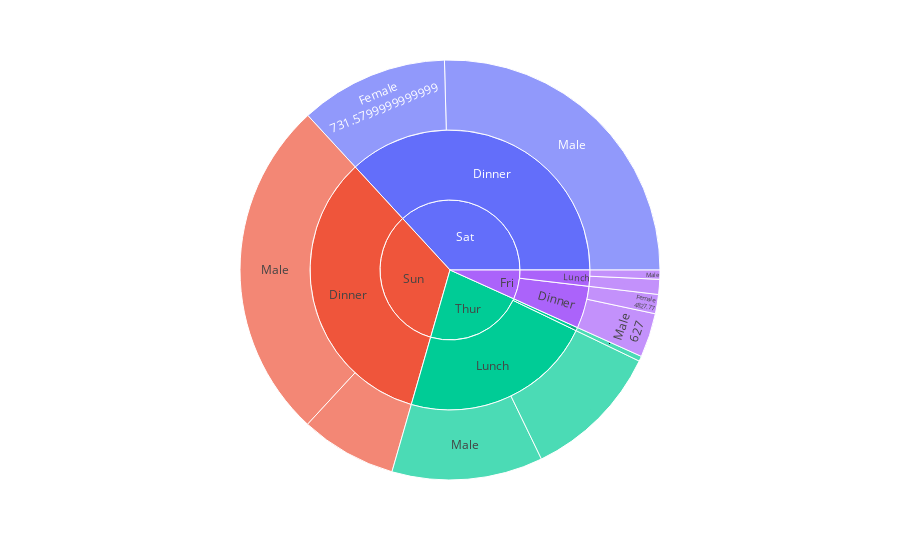

Write notebook code for a chart like this one.
### Code cell
import pandas as pd

import plotly.express as px
df = px.data.tips()
fig = px.sunburst(df, path=['day', 'time', 'sex'], values='total_bill')
fig.update_traces(text=df.sum())
fig.show()

### Figure 1 — Plotly figure (JSON) as saved in the notebook; plotly's stock layout.template omitted (floating-point values rounded to 4 significant figures)
{"data": [{"branchvalues": "total", "domain": {"x": [0, 1], "y": [0, 1]}, "hovertemplate": "labels=%{label}<br>total_bill=%{value}<br>parent=%{parent}<br>id=%{id}<extra></extra>", "ids": ["Fri/Dinner/Female", "Sat/Dinner/Female", "Sun/Dinner/Female", "Thur/Dinner/Female", "Fri/Lunch/Female", "Thur/Lunch/Female", "Fri/Dinner/Male", "Sat/Dinner/Male", "Sun/Dinner/Male", "Fri/Lunch/Male", "Thur/Lunch/Male", "Fri/Dinner", "Sat/Dinner", "Sun/Dinner", "Thur/Dinner", "Fri/Lunch", "Thur/Lunch", "Fri", "Sat", "Sun", "Thur"], "labels": ["Female", "Female", "Female", "Female", "Female", "Female", "Male", "Male", "Male", "Male", "Male", "Dinner", "Dinner", "Dinner", "Dinner", "Lunch", "Lunch", "Fri", "Sat", "Sun", "Thur"], "name": "", "parents": ["Fri/Dinner", "Sat/Dinner", "Sun/Dinner", "Thur/Dinner", "Fri/Lunch", "Thur/Lunch", "Fri/Dinner", "Sat/Dinner", "Sun/Dinner", "Fri/Lunch", "Thur/Lunch", "Fri", "Sat", "Sun", "Thur", "Fri", "Thur", "", "", "", ""], "text": [4828.0, 731.6, "FemaleMaleMaleMaleFemaleMaleMaleMaleMaleMaleMaleFemaleMaleMaleFemaleMaleFemaleMaleFemaleMaleMaleFemaleFemaleMaleMaleMaleMaleMaleMaleFemaleMaleMaleFemaleFemaleMaleMaleMaleFemaleMaleMaleMaleMaleMaleMaleMaleMaleMaleMaleMaleMaleMaleFemaleFemaleMaleMaleMaleMaleFemaleMaleMaleMaleMaleMaleMaleMaleMaleFemaleFemaleMaleMaleMaleFemaleFemaleFemaleFemaleMaleMaleMaleMaleMaleMaleMaleFemaleMaleMaleFemaleMaleMaleMaleMaleMaleMaleFemaleFemaleFemaleMaleMaleMaleMaleMaleFemaleFemaleFemaleFemaleFemaleMaleMaleMaleMaleFemaleMaleFemaleMaleMaleFemaleFemaleMaleFemaleFemaleFemaleMaleFemaleMaleMaleFemaleFemaleMaleFemaleFemaleMaleMaleFemaleFemaleFemaleFemaleFemaleFemaleFemaleMaleFemaleFemaleMaleMaleFemaleFemaleFemaleFemaleFemaleMaleMaleMaleMaleMaleMaleMaleFemaleMaleFemaleFemaleMaleMaleMaleFemaleMaleFemaleMaleMaleMaleFemaleFemaleMaleMaleMaleMaleMaleMaleMaleMaleFemaleMaleMaleMaleMaleMaleMaleMaleFemaleMaleFemaleMaleMaleFemaleMaleMaleMaleMaleMaleFemaleFemaleMaleMaleFemaleFemaleFemaleMaleFemaleMaleMaleMaleFemaleMaleMaleMaleFemaleFemaleFemaleMaleMaleMaleFemaleMaleFemaleMaleFemaleMaleFemaleFemaleMaleMaleFemaleMaleMaleMaleMaleMaleMaleMaleMaleFemaleMaleFemaleMaleMaleFemale", "NoNoNoNoNoNoNoNoNoNoNoNoNoNoNoNoNoNoNoNoNoNoNoNoNoNoNoNoNoNoNoNoNoNoNoNoNoNoNoNoNoNoNoNoNoNoNoNoNoNoNoNoNoNoNoNoYesNoYesNoYesYesYesYesNoNoNoYesNoYesNoNoYesYesNoNoYesNoNoNoYesNoNoYesNoNoNoNoNoNoYesNoYesYesNoYesYesYesYesNoYesYesYesYesNoYesYesYesNoYesNoNoNoNoNoNoNoNoNoNoNoNoNoNoNoNoNoNoNoNoNoNoNoNoNoNoNoNoYesNoNoNoNoNoNoNoNoNoNoNoNoNoNoNoNoNoNoNoNoNoNoNoNoNoYesNoNoNoYesYesYesYesYesYesYesYesYesYesYesYesYesYesYesYesYesNoYesYesYesYesYesYesYesYesYesNoYesYesYesYesYesYesYesYesYesYesYesYesYesYesYesYesNoYesYesYesYesYesYesYesYesYesYesNoYesYesYesNoNoYesYesYesNoNoYesNoYesYesNoNoYesYesNoNo", "SunSunSunSunSunSunSunSunSunSunSunSunSunSunSunSunSunSunSunSatSatSatSatSatSatSatSatSatSatSatSatSatSatSatSatSatSatSatSatSatSatSunSunSunSunSunSunSunSunSunSunSunSunSunSunSunSatSatSatSatSatSatSatSatSatSatSatSatSatSatSatSatSatSatSatSatSatThurThurThurThurThurThurThurThurThurThurThurThurThurFriFriFriFriFriFriFriFriFriFriFriFriSatSatSatSatSatSatSatSatSatSatSunSunSunSunSunThurThurThurThurThurThurThurThurThurThurThurThurThurThurThurThurThurThurThurThurThurThurThurThurThurThurThurThurThurThurThurThurThurSunSunSunSunSunSunSunSunSunSunSunSunSunSunSunSunSunSunSatSatSatSatSunSunSunSunSunSunSunSunSunSunSunSunSunSunSunSunSunSunSunThurThurThurThurThurThurThurThurThurThurThurThurThurThurThurSatSatSatSatSatSatSatSatSatSatSatSatSatSatFriFriFriFriFriFriFriSatSatSatSatSatSatSatSatSatSatSatSatSatSatSatSatThur", "DinnerDinnerDinnerDinnerDinnerDinnerDinnerDinnerDinnerDinnerDinnerDinnerDinnerDinnerDinnerDinnerDinnerDinnerDinnerDinnerDinnerDinnerDinnerDinnerDinnerDinnerDinnerDinnerDinnerDinnerDinnerDinnerDinnerDinnerDinnerDinnerDinnerDinnerDinnerDinnerDinnerDinnerDinnerDinnerDinnerDinnerDinnerDinnerDinnerDinnerDinnerDinnerDinnerDinnerDinnerDinnerDinnerDinnerDinnerDinnerDinnerDinnerDinnerDinnerDinnerDinnerDinnerDinnerDinnerDinnerDinnerDinnerDinnerDinnerDinnerDinnerDinnerLunchLunchLunchLunchLunchLunchLunchLunchLunchLunchLunchLunchLunchDinnerDinnerDinnerDinnerDinnerDinnerDinnerDinnerDinnerDinnerDinnerDinnerDinnerDinnerDinnerDinnerDinnerDinnerDinnerDinnerDinnerDinnerDinnerDinnerDinnerDinnerDinnerLunchLunchLunchLunchLunchLunchLunchLunchLunchLunchLunchLunchLunchLunchLunchLunchLunchLunchLunchLunchLunchLunchLunchLunchLunchLunchLunchLunchLunchLunchLunchLunchLunchDinnerDinnerDinnerDinnerDinnerDinnerDinnerDinnerDinnerDinnerDinnerDinnerDinnerDinnerDinnerDinnerDinnerDinnerDinnerDinnerDinnerDinnerDinnerDinnerDinnerDinnerDinnerDinnerDinnerDinnerDinnerDinnerDinnerDinnerDinnerDinnerDinnerDinnerDinnerDinnerDinnerLunchLunchLunchLunchLunchLunchLunchLunchLunchLunchLunchLunchLunchLunchLunchDinnerDinnerDinnerDinnerDinnerDinnerDinnerDinnerDinnerDinnerDinnerDinnerDinnerDinnerLunchLunchLunchLunchLunchLunchLunchDinnerDinnerDinnerDinnerDinnerDinnerDinnerDinnerDinnerDinnerDinnerDinnerDinnerDinnerDinnerDinnerDinner", 627], "type": "sunburst", "values": [71.55, 551.0, 357.7, 18.78, 55.76, 516.1, 164.4, 1227.0, 1269.0, 34.16, 561.4, 236.0, 1778.0, 1627.0, 18.78, 89.92, 1078.0, 325.9, 1778.0, 1627.0, 1096.0]}], "layout": {"legend": {"tracegroupgap": 0}, "margin": {"t": 60}}}
